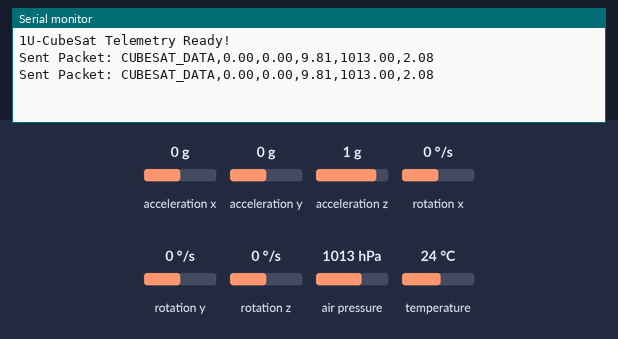
The sketch below on a simulated ESP32. Shown: the last lines printed to the serial monitor. The test bench sets the inputs (shaded band); at power-on: acceleration x 0 g, acceleration y 0 g, acceleration z 1 g, air pressure 1013 hPa, rotation x 0 °/s, rotation y 0 °/s, rotation z 0 °/s, temperature 24 °C. No radio packets arrive unless stated.

Above: at 1.2 s.
1.3 s: acceleration x set to -1.4 g
At 2.6 s:
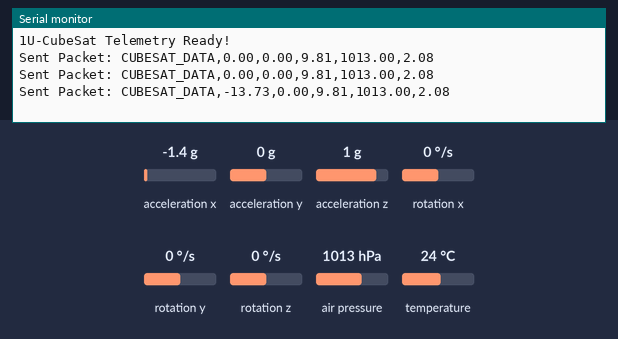
2.8 s: acceleration y set to -1.4 g
At 3.6 s:
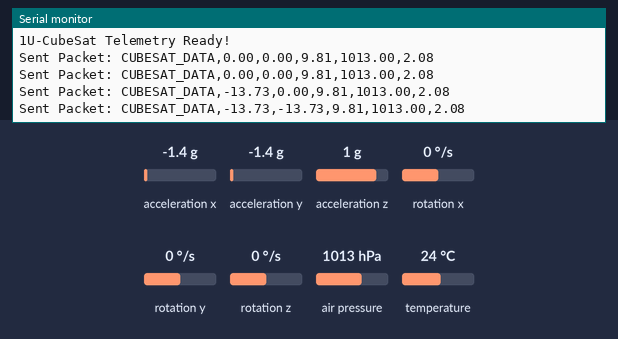
4.3 s: acceleration z set to -1.4 g
At 5.2 s:
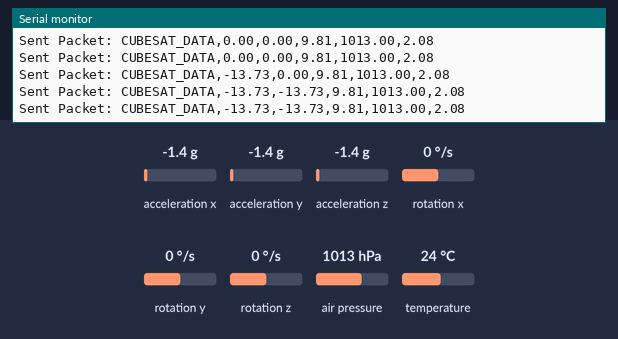
5.8 s: air pressure set to 952 hPa
At 7.0 s:
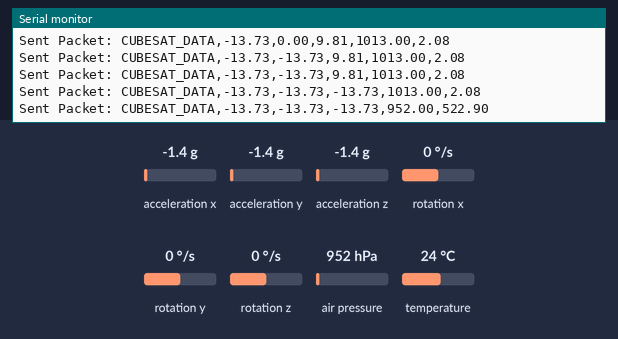

Measured:
- after the input at 1.3 s, the serial monitor: prints a new line after 0.91 s (image 1)
- after the input at 2.8 s, the serial monitor: prints a new line after 0.48 s (image 2)
- after the input at 5.8 s, the serial monitor: prints a new line after 0.67 s (image 4)

The sketch:

firmware.ino
```cpp
#include <Wire.h>
#include <SPI.h>
#include <LoRa.h>               // LoRa library (e.g. Sandeep Mistry / RadioLib)
#include <Adafruit_MPU6050.h>
#include <Adafruit_BMP280.h>

// --- LoRa Pin Definitions for ESP32-CAM ---
#define LORA_SCK   14
#define LORA_MISO  12
#define LORA_MOSI  13
#define LORA_SS    15
#define LORA_RST   2
#define LORA_DIO0  4            // ya DIO1 depending on PCB routing

#define LORA_BAND  915E6        // 915 MHz frequency

Adafruit_MPU6050 mpu;
Adafruit_BMP280 bmp;

void setup() {
  Serial.begin(115200);
  while (!Serial);

  // 1. Initialize Sensors (I2C)
  Wire.begin(14, 15);           // AAPKE SCHEMATIC KE SDA/SCL PINS
  if (!mpu.begin()) {
    Serial.println("MPU6050 initialization failed!");
  }
  if (!bmp.begin(0x76)) {
    Serial.println("BMP280 initialization failed!");
  }

  // 2. Initialize SPI for LoRa
  SPI.begin(LORA_SCK, LORA_MISO, LORA_MOSI, LORA_SS);
  LoRa.setPins(LORA_SS, LORA_RST, LORA_DIO0);

  if (!LoRa.begin(LORA_BAND)) {
    Serial.println("LoRa initialization failed! Check wiring/antenna.");
    while (1);
  }

  // Set LoRa Tx Power & Bandwidth
  LoRa.setTxPower(17);          // 17 dBm transmission power
  Serial.println("1U-CubeSat Telemetry Ready!");
}

void loop() {
  // Read Sensors
  sensors_event_t a, g, temp;
  mpu.getEvent(&a, &g, &temp);
  float pressure = bmp.readPressure() / 100.0F; // hPa
  float altitude = bmp.readAltitude(1013.25);

  // Create Telemetry Packet
  String packet = "CUBESAT_DATA,";
  packet += String(a.acceleration.x) + ",";
  packet += String(a.acceleration.y) + ",";
  packet += String(a.acceleration.z) + ",";
  packet += String(pressure) + ",";
  packet += String(altitude);

  // Send via LoRa RF Antenna
  LoRa.beginPacket();
  LoRa.print(packet);
  LoRa.endPacket();

  Serial.println("Sent Packet: " + packet);
  delay(1000); // Send telemetry every 1 second
}
```
